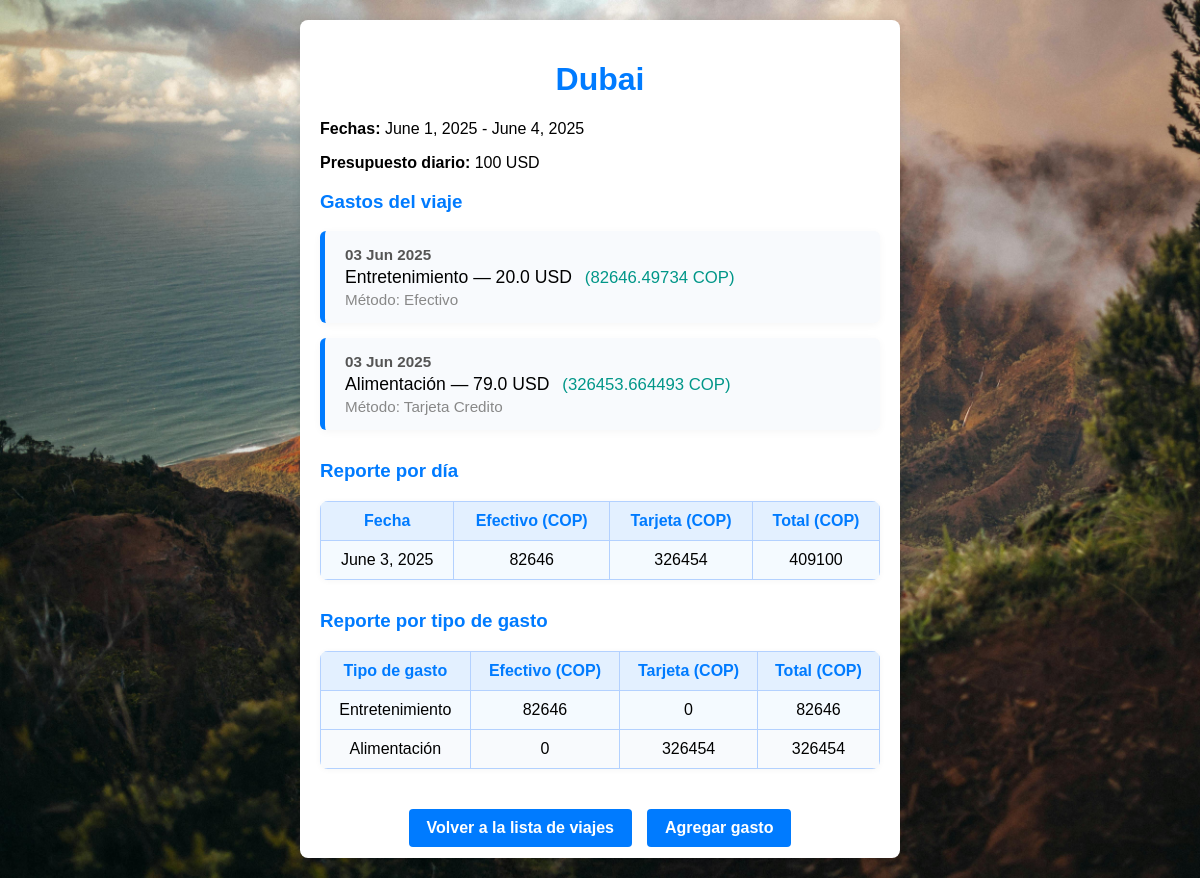
Page /viajes/7/ on the committed database.
### viajes/models/Viaje.py (models this page shows, shortened)
class Viaje(models.Model):
    nombre = models.CharField(max_length=100)
    fecha_inicio = models.DateField()
    fecha_fin = models.DateField()
    presupuesto_diario = models.IntegerField()
    moneda = models.CharField(max_length=10)

### viajes/models/Gasto.py (models this page shows, shortened)
class Gasto(models.Model):
    viaje = models.ForeignKey(Viaje, related_name='gastos', on_delete=models.CASCADE)
    fecha = models.DateField()
    valor_original = models.FloatField()
    valor_en_pesos = models.FloatField()
    metodo_pago = models.ForeignKey(MetodoPago, on_delete=models.CASCADE)
    tipo_gasto = models.ForeignKey(TipoGasto, on_delete=models.CASCADE)

### viajes/models/TipoGasto.py (models this page shows)
class TipoGasto(models.Model):
    nombre = models.CharField(max_length=50)
    def __str__(self):
        return self.nombre

### viajes/models/MetodoPago.py (models this page shows)
class MetodoPago(models.Model):
    nombre = models.CharField(max_length=20)
    def __str__(self):
        return self.nombre

### viajes/views.py (the view)
# urls.py: path('viajes/<int:viaje_id>/', views.detalle_viaje, name='detalle_viaje'),
def detalle_viaje(request, viaje_id):
    viaje = Viaje.objects.get(id=viaje_id)
    gastos = viaje.gastos.all()
    gastos_por_dia = ControlViaje.reporte_gastos_por_dia(gastos)
    gastos_por_tipo = ControlViaje.reporte_gastos_por_tipo(gastos)
    return render(request, 'viajes/detalle_viaje.html', {
        'viaje': viaje,
        'gastos': gastos,
        'gastos_por_dia': gastos_por_dia,
        'gastos_por_tipo': gastos_por_tipo,
    })

### viajes/services/ControlViaje.py (called while the page is built)
    @staticmethod
    def reporte_gastos_por_dia(gastos):
        gastos_por_dia = defaultdict(lambda: {'Efectivo': 0, 'Tarjeta': 0, 'Total': 0})
        for gasto in gastos:
            metodo = 'Efectivo' if 'efectivo' in gasto.metodo_pago.nombre.lower() else 'Tarjeta'
            gastos_por_dia[gasto.fecha][metodo] += gasto.valor_en_pesos
            gastos_por_dia[gasto.fecha]['Total'] += gasto.valor_en_pesos
        return dict(gastos_por_dia)

    @staticmethod
    def reporte_gastos_por_tipo(gastos):
        gastos_por_tipo = defaultdict(lambda: {'Efectivo': 0, 'Tarjeta': 0, 'Total': 0})
        for gasto in gastos:
            metodo = 'Efectivo' if 'efectivo' in gasto.metodo_pago.nombre.lower() else 'Tarjeta'
            tipo = gasto.tipo_gasto.nombre
            gastos_por_tipo[tipo][metodo] += gasto.valor_en_pesos
            gastos_por_tipo[tipo]['Total'] += gasto.valor_en_pesos
        return dict(gastos_por_tipo)

### viajes/templates/viajes/detalle_viaje.html (shortened to what this page needs)
{% load static %}
<!DOCTYPE html>
<html lang="es">
  <head>
    <link rel="stylesheet" href="{% static 'css/estilos.css' %}" />
  </head>
  <body>
    <div class="contenedor-formulario">
      <h1>{{ viaje.nombre }}</h1>
      <p>
        <strong>Fechas:</strong> {{ viaje.fecha_inicio }} - {{ viaje.fecha_fin }}
      </p>
      <p>
        <strong>Presupuesto diario:</strong> {{ viaje.presupuesto_diario }} {{ viaje.moneda }}
      </p>
      <h3 style="color: #007bff; margin-top: 30px margin-bottom: -20px">
        Gastos del viaje
      </h3>
      <div class="gastos-lista">
        {% for gasto in gastos %}
        <div class="gasto-card">
          <div class="gasto-fecha">
            <strong>{{ gasto.fecha|date:"d M Y" }}</strong>
          </div>
          <div class="gasto-descripcion">
            {{ gasto.tipo_gasto }} — {{ gasto.valor_original }} {{ viaje.moneda }}
            <span class="gasto-cop">({{ gasto.valor_en_pesos }} COP)</span>
          </div>
          <div class="gasto-metodo">
            <span>Método: {{ gasto.metodo_pago }}</span>
          </div>
        </div>
        {% empty %}
        <div class="gasto-card gasto-vacio">
          No hay gastos registrados para este viaje.
        </div>
        {% endfor %}
      </div>
      <h3 style="color: #007bff; margin-top: 30px">Reporte por día</h3>
      <table class="reporte">
        <tr>
          <th>Fecha</th>
          <th>Efectivo (COP)</th>
          <th>Tarjeta (COP)</th>
          <th>Total (COP)</th>
        </tr>
        {% for fecha, valores in gastos_por_dia.items %}
        <tr>
          <td>{{ fecha }}</td>
          <td>{{ valores.Efectivo|floatformat:0 }}</td>
          <td>{{ valores.Tarjeta|floatformat:0 }}</td>
          <td>{{ valores.Total|floatformat:0 }}</td>
        </tr>
        {% endfor %}
      </table>
      <h3 style="color: #007bff; margin-top: 30px">
        Reporte por tipo de gasto
      </h3>
      <table class="reporte">
        <tr>
          <th>Tipo de gasto</th>
          <th>Efectivo (COP)</th>
          <th>Tarjeta (COP)</th>
          <th>Total (COP)</th>
        </tr>
        {% for tipo, valores in gastos_por_tipo.items %}
        <tr>
          <td>{{ tipo }}</td>
          <td>{{ valores.Efectivo|floatformat:0 }}</td>
          <td>{{ valores.Tarjeta|floatformat:0 }}</td>
          <td>{{ valores.Total|floatformat:0 }}</td>
        </tr>
        {% endfor %}
      </table>
      <div class="acciones">
        <a class="boton" href="{% url 'lista_viajes' %}"
          >Volver a la lista de viajes</a
        >
        <a class="boton" href="{% url 'registrar_gasto' viaje.id %}"
          >Agregar gasto</a
        >
      </div>
    </div>
  </body>
</html>

### static/css/estilos.css (style rules this page uses)
body { font-family: "Arial", sans-serif; background-image: url("../img/background.jpg"); background-size: cover; background-repeat: no-repeat; margin: 0; padding: 20px; font-family: "Poppins", sans-serif; }
.contenedor-formulario { max-width: 600px; margin: 0 auto; background: white; padding: 20px; border-radius: 8px; box-shadow: 0 0 10px rgba(0, 0, 0, 0.1); max-height: 80vh; overflow-y: auto; scrollbar-width: thin; scrollbar-color: #007bff #f0f4ff; }
*, *::before, *::after { box-sizing: border-box; }
h1 { color: #007bff; text-align: center; }
.boton { background-color: #007bff; color: white; padding: 10px 15px; border: none; border-radius: 4px; cursor: pointer; }
a { color: #007bff; text-decoration: none; border-radius: 4px; padding: 5px 10px; transition: color 0.3s, border-color 0.3s; margin-top: 10px; }
.acciones { display: flex; gap: 10px; }
.gastos-lista { display: flex; flex-direction: column; gap: 15px; margin-bottom: 30px; }
.gasto-card { background: #f8fafd; border-left: 5px solid #007bff; border-radius: 6px; padding: 15px 20px; box-shadow: 0 2px 8px rgba(0, 0, 0, 0.04); transition: box-shadow 0.2s; }
.gasto-fecha { font-size: 0.95em; color: #555; margin-bottom: 4px; }
.gasto-descripcion { font-size: 1.1em; margin-bottom: 3px; }
.gasto-cop { color: #009688; font-size: 0.95em; margin-left: 8px; }
.gasto-metodo { font-size: 0.95em; color: #888; }
.reporte { width: 100%; border-collapse: collapse; margin-bottom: 30px; background: #f8fafd; border-radius: 8px; overflow: hidden; box-shadow: 0 1px 6px rgba(0, 0, 0, 0.04); }
.reporte th, .reporte td { border: 1px solid #b3d1ff; padding: 10px 12px; text-align: center; }
.reporte th { background: #e3f0ff; color: #007bff; font-weight: 600; }
.reporte tr:nth-child(even) { background: #f4faff; }
.acciones { margin-top: 30px; display: flex; gap: 15px; justify-content: center; }
.boton { background: #007bff; color: #fff; border: none; border-radius: 4px; padding: 10px 18px; text-decoration: none; font-weight: 600; transition: background 0.2s; cursor: pointer; }

### rows in the picture
Viaje: nombre "Dubai", fecha_inicio "June 1, 2025", fecha_fin "June 4, 2025", presupuesto_diario "100", moneda "USD"
Gasto: fecha "03 Jun 2025", tipo_gasto "Entretenimiento", valor_original "20.0", valor_en_pesos "82646.49734", metodo_pago "Efectivo", gastos_por_dia "June 3, 2025"
Gasto: fecha "03 Jun 2025", tipo_gasto "Alimentación", valor_original "79.0", valor_en_pesos "326453.664493", metodo_pago "Tarjeta Credito"
TipoGasto: gastos_por_tipo "Entretenimiento"
TipoGasto: gastos_por_tipo "Alimentación"

### other values in the picture
{{ valores.Efectivo|floatformat:0 }} "82646"
{{ valores.Tarjeta|floatformat:0 }} "326454"
{{ valores.Total|floatformat:0 }} "409100"
{{ valores.Efectivo|floatformat:0 }} "82646" "0"
{{ valores.Tarjeta|floatformat:0 }} "0" "326454"
{{ valores.Total|floatformat:0 }} "82646" "326454"
